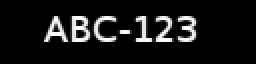
#> input picture notebooks/imagesc/2026_04_11_2d_1d/letters_numbers.tif, 128 x 32 px (shown 2 times larger)
$ jupyter execute --allow-errors 10_decon_letters_numbers.ipynb
#> lines starting #> are read from the running program, lines starting #| are printed output that depends on the picture
### tnia/deconvolution/psfs.py
#import microscPSF.microscPSF as msPSF
import numpy as np
from skimage.filters import threshold_otsu
from numpy.fft import ifftn, ifftshift, fftshift
from tnia.segmentation.rendering import draw_centroids
from skimage.filters import median
from skimage.morphology import cube
from skimage.measure import label
from skimage.measure import regionprops
from skimage.feature import peak_local_max
from skimage.transform import resize
from skimage.io import imread
import json
from tnia.nd.ndutil import centercrop

wave_dictionary = {
    "Cy5": [649, 670],    # Excitation: 649 nm, Emission: 670 nm (Far-red/NIR)
    "DAPI": [358, 461],   # Excitation: 358 nm, Emission: 461 nm (Blue)
    "FITC": [495, 519],   # Excitation: 495 nm, Emission: 519 nm (Green)
    "Texa": [561, 610],   # Excitation: 561 nm, Emission: 610 nm (Orange-Red)
    "AF594": [590, 617],  # Excitation: 590 nm, Emission: 617 nm (Red)
    "Cy2": [489, 506],    # Excitation: 489 nm, Emission: 506 nm (Green)
}

def gibson_lanni_3D(NA, ni, ns, voxel_size_xy, voxel_size_z, xy_size, z_size, pz, wvl, confocal = False, use_psfm=False, convert_to_32=True):
    """
       Generates a 3D PSF using the Gibson-Lanni model.  If use_psfm is True the psfmodels implementation will be used.  Otherwise, the sdeconv implementation will be used.

       Note this function does NOT center the result from sdeconv, which is not centered by default.

         Parameters
            ----------
            NA : float
                Numerical aperture of the objective.
            ni : float
                Refractive index of the immersion medium.
            ns : float
                Refractive index of the sample.
            voxel_size_xy : float
                Voxel size in the xy plane in microns.
            voxel_size_z : float
                Voxel size in the z direction in microns.
            xy_size : int
                Number of voxels in the xy plane.
            z_size : int
                Number of voxels in the z direction.
            pz : float
                Position of the focal plane in microns.
            wvl : float
                Wavelength of the light in microns.
            confocal : bool
                If True, the PSF is convolved with itself to simulate a confocal PSF.
            use_psfm : bool
                If True, the PSF is generated using the psfmodels package. Otherwise, the PSF is generated using sdeconv.

            Returns
            -------
            psf : ndarray
    """

    if use_psfm:
        import psfmodels as psfm
        psf = psfm.make_psf(z_size, xy_size, model='scalar', dxy=voxel_size_xy, dz=voxel_size_z, pz=pz, ni0=ni, ni=ni, ns=ns, NA=NA, wvl=wvl)
        if convert_to_32:
            psf = psf.astype('float32')
    else:
        import sdeconv
        version_list=sdeconv.__version__.split('.')

        if version_list[0] == '0':
            print('sdeconv 0.x.x detected')
            from sdeconv.deconv import PSFGibsonLanni
            gl = PSFGibsonLanni((z_size, xy_size, xy_size),1000*voxel_size_xy, 1000*voxel_size_z, NA, 1000)
            psf = gl.run()
        elif version_list[0] == '1':
            print('sdeconv 1.x.x detected')
            from sdeconv.psfs import SPSFGibsonLanni

            gl = SPSFGibsonLanni((z_size, xy_size, xy_size), NA=NA, ni=ni, ni0=ni, ns=ns, res_lateral=voxel_size_xy, res_axial=voxel_size_z, wavelength=wvl, pZ=pz)
            psf=gl()
            psf_=psf.cpu()
            psf= psf_.numpy()
            psf = psf.astype('float32')

    if (confocal):
        psf=psf*psf
    psf = psf/psf.sum()
    return psf

# [267 lines left out: functions gibson_lanni_3D_partial_confocal, paraxial_otf, paraxial_psf, psf_from_beads, recenter_psf_axial, load_psf and 2 more, not called in this run]

### notebooks/imagesc/2026_04_11_2d_1d/10_decon_letters_numbers.ipynb
[cell 1]
from skimage.io import imread
from matplotlib import pyplot as plt
import numpy as np

im = imread('letters_numbers.tif')
#> im is the input picture: shape (32, 128); min 0, max 250, mean 22.5

invert = False # set to True to invert the image
if invert:
    im = im.max() - im

rotate = True  # set to True to rotate 90 degrees
if rotate:
    im = np.rot90(im)
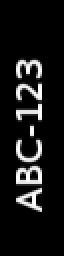
#> im: shape (128, 32) (shown 2 times larger); min 0, max 250, mean 22.5

plt.imshow(im, cmap='gray')
plt.axis('off')
plt.show()

[cell 2]
from scipy.ndimage import gaussian_filter

use_gaussian = False  # set to True to use Gaussian PSF
use_gibson_lanni = True
gaussian_sigma = 1.5
psf_size = 7

#> (the rest of this cell did not finish here and is left out)
